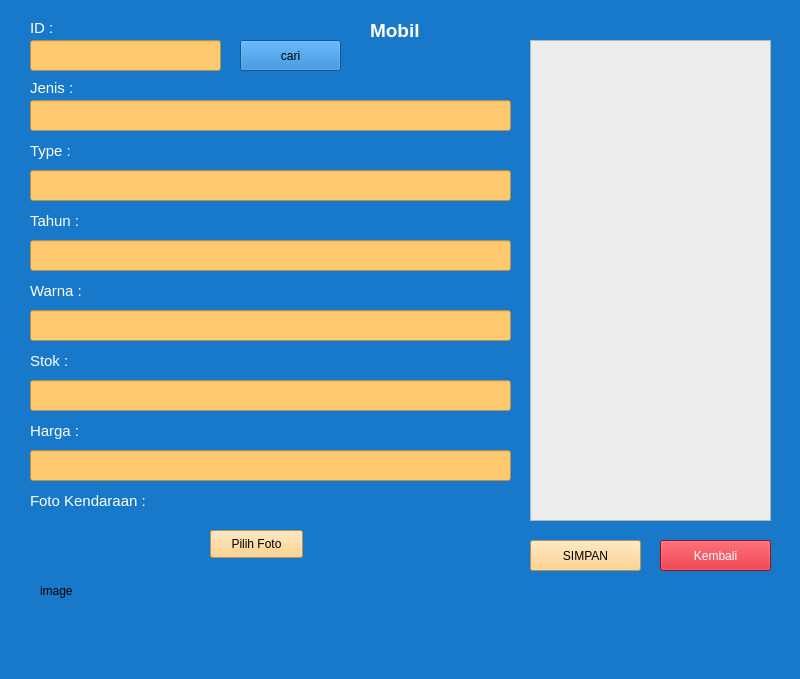
<?xml version="1.0" encoding="UTF-8"?>
<ui version="4.0">
 <class>MainWindow</class>
 <widget class="QMainWindow" name="MainWindow">
  <property name="geometry">
   <rect>
    <x>0</x>
    <y>0</y>
    <width>800</width>
    <height>679</height>
   </rect>
  </property>
  <property name="windowTitle">
   <string>MainWindow</string>
  </property>
  <property name="styleSheet">
   <string notr="true">background-color: rgb(0, 170, 255);
background-color: rgb(24, 121, 202);</string>
  </property>
  <widget class="QWidget" name="centralwidget">
   <widget class="QLabel" name="label_9">
    <property name="geometry">
     <rect>
      <x>30</x>
      <y>280</y>
      <width>121</width>
      <height>21</height>
     </rect>
    </property>
    <property name="font">
     <font>
      <pointsize>11</pointsize>
     </font>
    </property>
    <property name="styleSheet">
     <string notr="true">color: rgb(255, 255, 255);</string>
    </property>
    <property name="text">
     <string>Warna :</string>
    </property>
   </widget>
   <widget class="QLineEdit" name="lineEdit_stok">
    <property name="geometry">
     <rect>
      <x>30</x>
      <y>380</y>
      <width>481</width>
      <height>31</height>
     </rect>
    </property>
    <property name="styleSheet">
     <string notr="true">background-color: rgb(220, 220, 220);
background-color: rgb(255, 202, 111);</string>
    </property>
   </widget>
   <widget class="QLabel" name="label_8">
    <property name="geometry">
     <rect>
      <x>30</x>
      <y>210</y>
      <width>121</width>
      <height>21</height>
     </rect>
    </property>
    <property name="font">
     <font>
      <pointsize>11</pointsize>
     </font>
    </property>
    <property name="styleSheet">
     <string notr="true">color: rgb(255, 255, 255);</string>
    </property>
    <property name="text">
     <string>Tahun :</string>
    </property>
   </widget>
   <widget class="QLineEdit" name="lineEdit_id">
    <property name="geometry">
     <rect>
      <x>30</x>
      <y>40</y>
      <width>191</width>
      <height>31</height>
     </rect>
    </property>
    <property name="styleSheet">
     <string notr="true">background-color: rgb(255, 202, 111);</string>
    </property>
   </widget>
   <widget class="QLineEdit" name="lineEdit_tahun">
    <property name="geometry">
     <rect>
      <x>30</x>
      <y>240</y>
      <width>481</width>
      <height>31</height>
     </rect>
    </property>
    <property name="styleSheet">
     <string notr="true">background-color: rgb(220, 220, 220);
background-color: rgb(255, 202, 111);</string>
    </property>
   </widget>
   <widget class="QLabel" name="label_6">
    <property name="geometry">
     <rect>
      <x>30</x>
      <y>80</y>
      <width>111</width>
      <height>16</height>
     </rect>
    </property>
    <property name="font">
     <font>
      <pointsize>11</pointsize>
     </font>
    </property>
    <property name="styleSheet">
     <string notr="true">color: rgb(255, 255, 255);</string>
    </property>
    <property name="text">
     <string>Jenis :</string>
    </property>
   </widget>
   <widget class="QLineEdit" name="lineEdit_jenis">
    <property name="geometry">
     <rect>
      <x>30</x>
      <y>100</y>
      <width>481</width>
      <height>31</height>
     </rect>
    </property>
    <property name="styleSheet">
     <string notr="true">background-color: rgb(255, 202, 111);</string>
    </property>
   </widget>
   <widget class="QLabel" name="label_5">
    <property name="geometry">
     <rect>
      <x>30</x>
      <y>20</y>
      <width>41</width>
      <height>16</height>
     </rect>
    </property>
    <property name="font">
     <font>
      <pointsize>11</pointsize>
     </font>
    </property>
    <property name="styleSheet">
     <string notr="true">color: rgb(255, 255, 255);</string>
    </property>
    <property name="text">
     <string>ID :</string>
    </property>
   </widget>
   <widget class="QLabel" name="label_7">
    <property name="geometry">
     <rect>
      <x>30</x>
      <y>140</y>
      <width>111</width>
      <height>21</height>
     </rect>
    </property>
    <property name="font">
     <font>
      <pointsize>11</pointsize>
     </font>
    </property>
    <property name="styleSheet">
     <string notr="true">color: rgb(255, 255, 255);</string>
    </property>
    <property name="text">
     <string>Type :</string>
    </property>
   </widget>
   <widget class="QLabel" name="label_12">
    <property name="geometry">
     <rect>
      <x>30</x>
      <y>350</y>
      <width>121</width>
      <height>21</height>
     </rect>
    </property>
    <property name="font">
     <font>
      <pointsize>11</pointsize>
     </font>
    </property>
    <property name="styleSheet">
     <string notr="true">color: rgb(255, 255, 255);</string>
    </property>
    <property name="text">
     <string>Stok :</string>
    </property>
   </widget>
   <widget class="QLineEdit" name="lineEdit_warna">
    <property name="geometry">
     <rect>
      <x>30</x>
      <y>310</y>
      <width>481</width>
      <height>31</height>
     </rect>
    </property>
    <property name="styleSheet">
     <string notr="true">background-color: rgb(220, 220, 220);
background-color: rgb(255, 202, 111);</string>
    </property>
   </widget>
   <widget class="QLineEdit" name="lineEdit_type">
    <property name="geometry">
     <rect>
      <x>30</x>
      <y>170</y>
      <width>481</width>
      <height>31</height>
     </rect>
    </property>
    <property name="styleSheet">
     <string notr="true">background-color: rgb(220, 220, 220);
background-color: rgb(255, 202, 111);</string>
    </property>
   </widget>
   <widget class="QLabel" name="label_13">
    <property name="geometry">
     <rect>
      <x>30</x>
      <y>490</y>
      <width>141</width>
      <height>21</height>
     </rect>
    </property>
    <property name="font">
     <font>
      <pointsize>11</pointsize>
     </font>
    </property>
    <property name="styleSheet">
     <string notr="true">color: rgb(255, 255, 255);</string>
    </property>
    <property name="text">
     <string>Foto Kendaraan :</string>
    </property>
   </widget>
   <widget class="QPushButton" name="pushButton_pilihfoto">
    <property name="geometry">
     <rect>
      <x>210</x>
      <y>530</y>
      <width>93</width>
      <height>28</height>
     </rect>
    </property>
    <property name="styleSheet">
     <string notr="true">background-color: rgb(255, 202, 111);</string>
    </property>
    <property name="text">
     <string>Pilih Foto</string>
    </property>
   </widget>
   <widget class="QListView" name="listView">
    <property name="geometry">
     <rect>
      <x>530</x>
      <y>40</y>
      <width>241</width>
      <height>481</height>
     </rect>
    </property>
    <property name="styleSheet">
     <string notr="true">background-color: rgb(236, 236, 236);</string>
    </property>
   </widget>
   <widget class="QLabel" name="label_10">
    <property name="geometry">
     <rect>
      <x>370</x>
      <y>20</y>
      <width>71</width>
      <height>21</height>
     </rect>
    </property>
    <property name="font">
     <font>
      <pointsize>14</pointsize>
      <weight>75</weight>
      <bold>true</bold>
     </font>
    </property>
    <property name="styleSheet">
     <string notr="true">color: rgb(255, 255, 255);</string>
    </property>
    <property name="text">
     <string>Mobil</string>
    </property>
   </widget>
   <widget class="QLabel" name="label">
    <property name="geometry">
     <rect>
      <x>40</x>
      <y>530</y>
      <width>141</width>
      <height>121</height>
     </rect>
    </property>
    <property name="text">
     <string>image</string>
    </property>
   </widget>
   <widget class="QLabel" name="label_14">
    <property name="geometry">
     <rect>
      <x>30</x>
      <y>420</y>
      <width>121</width>
      <height>21</height>
     </rect>
    </property>
    <property name="font">
     <font>
      <pointsize>11</pointsize>
     </font>
    </property>
    <property name="styleSheet">
     <string notr="true">color: rgb(255, 255, 255);</string>
    </property>
    <property name="text">
     <string>Harga :</string>
    </property>
   </widget>
   <widget class="QLineEdit" name="lineEdit_harga">
    <property name="geometry">
     <rect>
      <x>30</x>
      <y>450</y>
      <width>481</width>
      <height>31</height>
     </rect>
    </property>
    <property name="styleSheet">
     <string notr="true">background-color: rgb(220, 220, 220);
background-color: rgb(255, 202, 111);</string>
    </property>
   </widget>
   <widget class="QPushButton" name="pushButton_3">
    <property name="geometry">
     <rect>
      <x>240</x>
      <y>40</y>
      <width>101</width>
      <height>31</height>
     </rect>
    </property>
    <property name="text">
     <string>cari</string>
    </property>
   </widget>
   <widget class="QPushButton" name="pushButton_simpan">
    <property name="geometry">
     <rect>
      <x>530</x>
      <y>540</y>
      <width>111</width>
      <height>31</height>
     </rect>
    </property>
    <property name="styleSheet">
     <string notr="true">background-color: rgb(255, 202, 111);</string>
    </property>
    <property name="text">
     <string>SIMPAN</string>
    </property>
   </widget>
   <widget class="QPushButton" name="pushButton_keluar">
    <property name="geometry">
     <rect>
      <x>660</x>
      <y>540</y>
      <width>111</width>
      <height>31</height>
     </rect>
    </property>
    <property name="styleSheet">
     <string notr="true">color: rgb(255, 255, 255);
background-color: rgb(212, 17, 30);</string>
    </property>
    <property name="text">
     <string>Kembali</string>
    </property>
   </widget>
  </widget>
  <widget class="QStatusBar" name="statusbar"/>
 </widget>
 <resources/>
 <connections/>
</ui>
